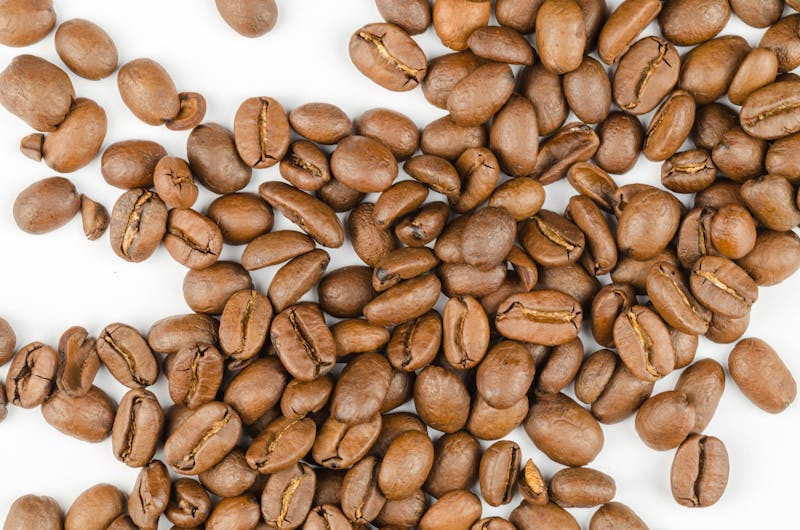
#> input picture data/raw/coffee_beans.jpg, 800 x 530 px
$ jupyter execute day11_data_domain_segmentation.ipynb
#> lines starting #> are read from the running program, lines starting #| are printed output that depends on the picture
# Segmentation – Day 11: Data & Domain

**Student Name:** Traver Dinten
**Country:** Switzerland
**Semester term:** FS26

## Use Case
*Focus: domain and application context*

In the context of Swiss coffee quality control, images of roasted coffee beans are captured on sorting tables at processing facilities and used to assess batch consistency by counting individual beans and measuring their size and shape. Switzerland is the world's largest coffee trading hub — Nestlé (Nespresso, Nescafé) is headquartered in Vevey, and Zurich hosts one of the global centers for green and roasted coffee commodity trading. Automated visual inspection of bean batches supports grading, defect detection, and yield estimation across the Swiss coffee supply chain. Segmenting individual beans from the background enables reliable counting and quantitative property measurement without manual sorting.

## Problem Statement
*Focus: technical vulnerability*

This project addresses the problem of applying threshold-based segmentation to separate individual roasted coffee beans from a uniform background in order to count and measure them within the context of Swiss coffee quality inspection. The image contains multiple similar objects (beans) that must be reliably distinguished from the bright background to enable consistent counting and size measurement. If the segmentation threshold is chosen inadequately, beans may merge with each other or with background regions, leading to incorrect object counts and distorted area/perimeter measurements. Additionally, shadows cast by individual beans and slight intensity variations across the background surface may cause local misclassification. Preserving accurate object boundaries is essential for reliable bean counting and dimensional analysis in this quality control application.

## Experimental Objective
*Focus: investigation goal at the conceptual level*

The objective of this project is to investigate how threshold-based image segmentation can be used to reliably separate and extract individual coffee beans from a uniform background, in order to enable automated counting and dimensional measurement of beans within a quality control context. The goal is to determine under which segmentation conditions the individual objects are correctly isolated and their boundaries preserved sufficiently for quantitative property analysis.

## Data Definition, Source, and Visualization
*Focus: data characteristics, data source, and visual inspection*

The selected image is a top-view photograph of roasted coffee beans scattered on a white surface. The image was sourced from Pexels (Photo ID 942800, photographer Toni Cuenca), published under the Pexels license which permits free use for all purposes. The photograph was captured under controlled studio lighting conditions, resulting in a high-contrast scene with dark brown beans against a bright white background.

The image is stored locally as `data/raw/coffee_beans.jpg` and loaded as an 8-bit RGB image. The beans vary slightly in size and orientation, but share consistent visual characteristics: uniform dark brown coloration, elliptical to oval shape, and a characteristic central crease. The white background provides strong intensity contrast against the beans, making the image well-suited for intensity-based segmentation.

[cell 1]
import os
import numpy as np
import matplotlib.pyplot as plt
from skimage import io, color

DATA_DIR = os.path.join("..", "data", "raw")
FIGURES_DIR = os.path.join("..", "figures")
os.makedirs(FIGURES_DIR, exist_ok=True)

IMAGE_PATH = os.path.join(DATA_DIR, "coffee_beans.jpg")
img_rgb = io.imread(IMAGE_PATH)
#> img_rgb is the input picture: shape (530, 800, 3); mean R, G, B 175.2, 138.1, 110.5
img_gray = color.rgb2gray(img_rgb)
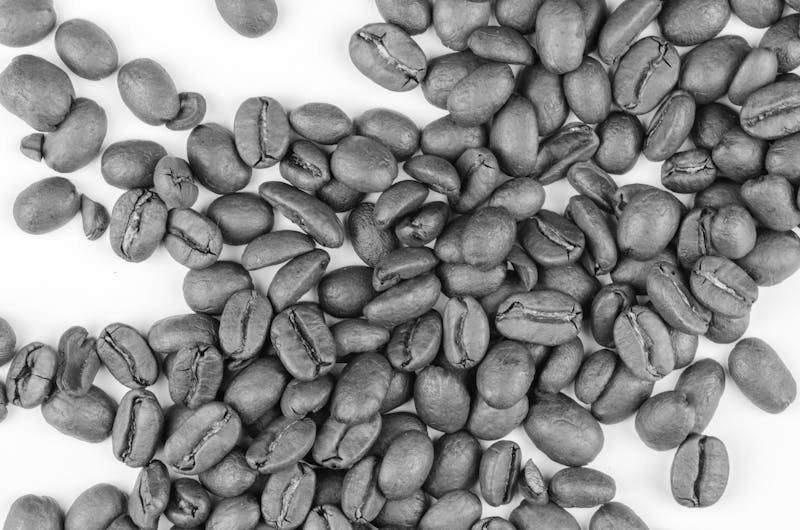
#> img_gray: shape (530, 800) float64; min 0.0025, max 1, mean 0.565

print(f"Image shape: {img_rgb.shape}")
#| Image shape: (530, 800, 3)
print(f"Data type: {img_rgb.dtype}")
#| Data type: uint8
print(f"Pixel value range (RGB): [{img_rgb.min()}, {img_rgb.max()}]")
#| Pixel value range (RGB): [0, 255]
print(f"Grayscale range: [{img_gray.min():.3f}, {img_gray.max():.3f}]")
#| Grayscale range: [0.003, 1.000]

[cell 2]
fig, axes = plt.subplots(1, 2, figsize=(14, 6))

axes[0].imshow(img_rgb)
axes[0].set_title("Coffee Beans – RGB Original", fontsize=13)
axes[0].set_xlabel("Column (pixel)")
axes[0].set_ylabel("Row (pixel)")

axes[1].imshow(img_gray, cmap="gray")
axes[1].set_title("Grayscale Conversion", fontsize=13)
axes[1].set_xlabel("Column (pixel)")
axes[1].set_ylabel("Row (pixel)")

plt.tight_layout()
plt.savefig(os.path.join(FIGURES_DIR, "day11_original.png"), dpi=150, bbox_inches="tight")
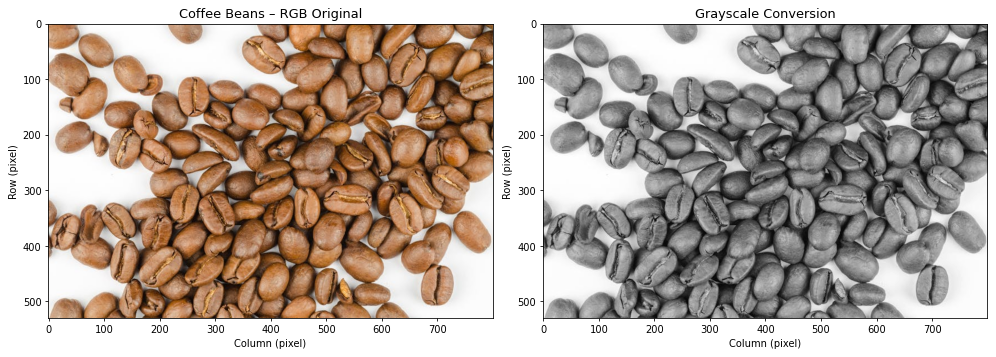
#> figure drawn by matplotlib, 2 panels
plt.show()

[cell 3]
fig, ax = plt.subplots(figsize=(8, 4))
ax.hist(img_gray.ravel(), bins=256, range=(0, 1), color="gray", edgecolor="none", alpha=0.8)
ax.set_title("Grayscale Intensity Histogram", fontsize=13)
ax.set_xlabel("Intensity (normalized)")
ax.set_ylabel("Pixel count")
ax.set_xlim(0, 1)
plt.tight_layout()
plt.savefig(os.path.join(FIGURES_DIR, "day11_histogram.png"), dpi=150, bbox_inches="tight")
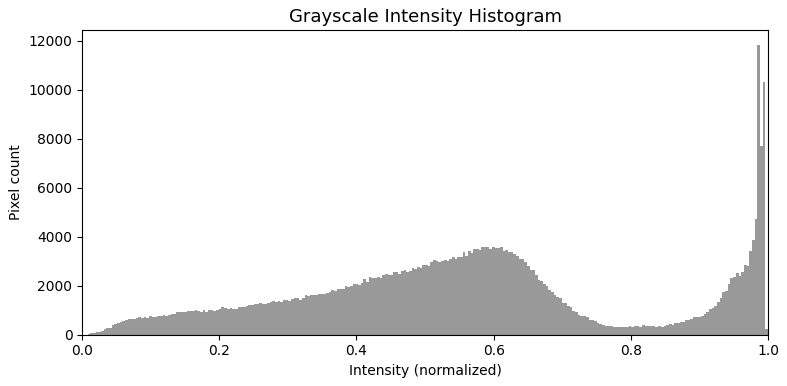
#> figure drawn by matplotlib, 1 panel; tallest bar 11826 high, from x = 0.984 to 0.988
plt.show()
